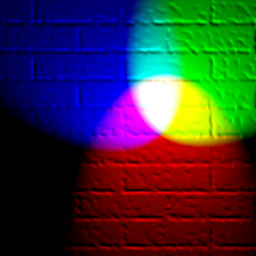
#> input picture Zad4/rgb3.bmp, 256 x 256 px
$ jupyter execute zad4.ipynb
#> lines starting #> are read from the running program, lines starting #| are printed output that depends on the picture
[cell 1]
import numpy as np
import cv2
import matplotlib.pyplot as plt
import matplotlib.patches as patches
from time import time
from scipy.optimize import curve_fit

[cell 2]
class Node:
    def __init__(self):
        self.rank = 0
        self.size = (0, 0)
        self.singular_values = []
        self.U = None
        self.V = None
        self.children = []
        self.channels = []

    def __repr__(self):
        return f"Node(rank={self.rank}, size={self.size},\
            children={len(self.children)})"

[cell 3]
def truncated_SVD(A, rank):
    U, S, Vt = np.linalg.svd(A, full_matrices=False)
    return U[:, :rank], np.diag(S[:rank]), Vt[:rank, :]

[cell 4]
def compress_matrix(A, tmin, tmax, smin, smax, U, D, V, r):
    node = Node()
    if np.all(A[tmin:tmax, smin:smax] == 0):
        node.rank = 0
        node.size = (tmax - tmin, smax - smin)
        return node

    sigma = np.diag(D)
    node.rank = r
    node.size = (tmax - tmin, smax - smin)
    node.singular_values = sigma[:r].tolist()
    node.U = U[:, :r].tolist()
    node.V = (D[:r, :r] @ V[:r, :]).tolist()
    return node

[cell 5]
def create_tree(A, tmin, tmax, smin, smax, r, epsilon):
    if tmax - tmin == 1 and smax - smin == 1:
        node = Node()
        node.rank = 1
        node.size = (1, 1)
        node.U = [[1]]
        node.V = [[A[tmin, smin]]]
        node.singular_values = [A[tmin, smin]]
        return node

    elif tmax - tmin == 0 or smax - smin == 0:
        node = Node()
        node.rank = 0
        node.size = (0, 0)
    U, D, V = truncated_SVD(A[tmin:tmax, smin:smax], r + 1)

    if (D.shape[0] > r and D[r, r] < epsilon):
        new_r = sum(np.diag(D)[:r] > epsilon)
        return compress_matrix(A, tmin, tmax, smin, smax, U, D, V, new_r)

    node = Node()
    tmid = (tmin + tmax) // 2
    smid = (smin + smax) // 2
    node.size = (tmax - tmin, smax - smin)

    node.children.append(create_tree(A, tmin, tmid, smin, smid, r, epsilon))
    node.children.append(create_tree(A, tmin, tmid, smid, smax, r, epsilon))
    node.children.append(create_tree(A, tmid, tmax, smin, smid, r, epsilon))
    node.children.append(create_tree(A, tmid, tmax, smid, smax, r, epsilon))
    return node

[cell 6]
def reconstruct_matrix(node, tmin, tmax, smin, smax, matrix):
    if not node.children:
        if node.rank == 0:
            matrix[tmin:tmax, smin:smax] = 0
        elif node.rank == 1 and node.size == (1, 1):
            matrix[tmin, smin] = node.V[0][0]
        else:
            U = np.array(node.U)
            V = np.array(node.V)
            reconstructed_block = U @ V

            matrix[tmin:tmax, smin:smax] += reconstructed_block
        return

    tmid = (tmin + tmax) // 2
    smid = (smin + smax) // 2

    reconstruct_matrix(node.children[0], tmin, tmid, smin, smid, matrix)
    reconstruct_matrix(node.children[1], tmin, tmid, smid, smax, matrix)
    reconstruct_matrix(node.children[2], tmid, tmax, smin, smid, matrix)
    reconstruct_matrix(node.children[3], tmid, tmax, smid, smax, matrix)

def reconstruct_from_tree(root, matrix_size):
    reconstructed_matrix = np.zeros(matrix_size[:2])
    reconstruct_matrix(root, 0, matrix_size[0], 0, matrix_size[1], reconstructed_matrix)
    return reconstructed_matrix

[cell 7]
def draw_compressed_matrix(node, tmin, tmax, smin, smax, ax):
    if not node.children:
        rect = patches.Rectangle((smin, tmin), smax - smin, tmax - tmin,
                                 linewidth=0.9, edgecolor='black', facecolor='none')
        ax.add_patch(rect)
        return

    tmid = (tmin + tmax) // 2
    smid = (smin + smax) // 2

    draw_compressed_matrix(node.children[0], tmin, tmid, smin, smid, ax)
    draw_compressed_matrix(node.children[1], tmin, tmid, smid, smax, ax)
    draw_compressed_matrix(node.children[2], tmid, tmax, smin, smid, ax)
    draw_compressed_matrix(node.children[3], tmid, tmax, smid, smax, ax)

def visualize_compressed_matrix(matrix, root):
    fig, ax = plt.subplots(figsize=(8, 8))
    ax.imshow(matrix, cmap='gray', alpha=0.7)
    draw_compressed_matrix(root, 0, matrix.shape[0], 0, matrix.shape[1], ax)
    plt.title("Compressed Matrix Visualization")
    plt.axis('off')
    plt.show()

[cell 8]
matrix = cv2.imread('rgb3.bmp', cv2.IMREAD_GRAYSCALE)
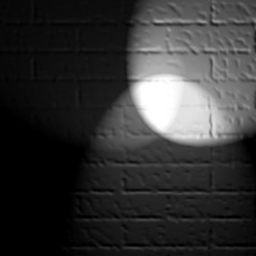
#> matrix: shape (256, 256); min 0, max 255, mean 51.8

tmin, tmax = 0, matrix.shape[0]
smin, smax = 0, matrix.shape[1]
r = 2
epsilon = 50

root = create_tree(matrix, tmin, tmax, smin, smax, r, epsilon)
#> in truncated_SVD, `U, S, Vt = np.linalg.svd(A, full_matrices=False)`: S = 256 values, max 20360 at index 0, min 0.00265 at index 255, mean 147.4
#> in create_tree, `U, D, V = truncated_SVD(A[tmin:tmax, smin:smax], r + 1)`: U = 256 rows, first 8: [-0.0377, 0.000905, -0.126], [-0.0386, 0.000906, -0.131], [-0.0402, -0.0013, -0.134], [-0.0415, -0.0064, -0.131], [-0.041, -0.011, -0.117], [-0.0407, -0.00869, -0.115], [-0.0406, -0.00635, -0.114], [-0.0407, -0.00508, -0.115]; D = [[20360, 0, 0], [0, 2747.1, 0], [0, 0, 1732.1]]
#> in create_tree (call 2), `U, D, V = truncated_SVD(A[tmin:tmax, smin:smax], r + 1)`: U = 128 rows, first 8: [-0.0398, -0.0722, -0.028], [-0.041, -0.0726, -0.0202], [-0.0417, -0.0733, -0.0237], [-0.0424, -0.0745, -0.0312], [-0.0415, -0.0708, -0.0292], [-0.0413, -0.0722, -0.0303], [-0.0414, -0.0749, -0.028], [-0.042, -0.0747, -0.025]; D = [[2715.1, 0, 0], [0, 759.9, 0], [0, 0, 296.2]]
#> call 3 of truncated_SVD, with rank = 3
#> in truncated_SVD (call 3), `U, S, Vt = np.linalg.svd(A, full_matrices=False)`: S = 64 values, max 704.5 at index 0, min 0.00104 at index 63, mean 17.02
#> in truncated_SVD (call 3), `U, S, Vt = np.linalg.svd(A, full_matrices=False)`:
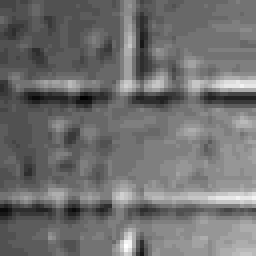
#> A: shape (64, 64) (shown 4 times larger); min 1, max 23, mean 10.7; drawn with min black and max white
#> in create_tree (call 3), `U, D, V = truncated_SVD(A[tmin:tmax, smin:smax], r + 1)`: U = 64 rows, first 8: [-0.105, 0.0487, -0.00515], [-0.107, 0.0392, -0.0119], [-0.107, 0.0362, 0.0215], [-0.108, 0.0619, 0.0442], [-0.105, 0.114, 0.0602], [-0.106, 0.107, 0.0339], [-0.109, 0.0999, -0.0452], [-0.111, 0.102, -0.0479]; D = [[704.5, 0, 0], [0, 44.24, 0], [0, 0, 36.83]]
#> in compress_matrix, `sigma = np.diag(D)`: sigma = [704.5, 44.24, 36.83]
#> in compress_matrix, `node.rank = r`: node.rank = 1
#> in compress_matrix, `node.singular_values = sigma[:r].tolist()`: node.singular_values = [704.5]
#> in compress_matrix, `node.U = U[:, :r].tolist()`: node.U = 64 items, first 6: [-0.105], [-0.107], [-0.107], [-0.108], [-0.105], [-0.106]
#> in compress_matrix, `node.V = (D[:r, :r] @ V[:r, :]).tolist()`: node.V = 1 item
#> in create_tree (call 4), `U, D, V = truncated_SVD(A[tmin:tmax, smin:smax], r + 1)`: U = 64 rows, first 8: [-0.0916, -0.109, 0.0193], [-0.0942, -0.0948, 0.0273], [-0.0967, -0.109, 0.0377], [-0.0987, -0.122, 0.0127], [-0.096, -0.107, -0.0192], [-0.0953, -0.106, -0.00714], [-0.0952, -0.109, 0.0162], [-0.0961, -0.102, -0.00672]; D = [[1051, 0, 0], [0, 99.86, 0], [0, 0, 49.06]]
#> in truncated_SVD (call 5), `U, S, Vt = np.linalg.svd(A, full_matrices=False)`:
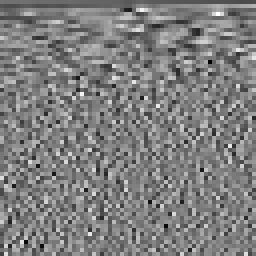
#> Vt: shape (64, 64) float64 (shown 4 times larger); min -0.47, max 0.468, mean -0.00237; drawn with min black and max white
#> in truncated_SVD (call 5), `U, S, Vt = np.linalg.svd(A, full_matrices=False)`: S = 64 values, max 712.1 at index 0, min 0.0012 at index 63, mean 18.09
#> in truncated_SVD (call 5), `U, S, Vt = np.linalg.svd(A, full_matrices=False)`:
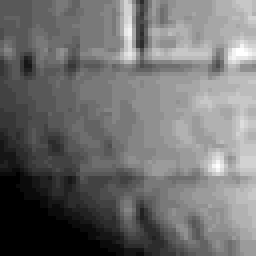
#> A: shape (64, 64) (shown 4 times larger); min 0, max 23, mean 10.1; drawn with min black and max white
#> in create_tree (call 5), `U, D, V = truncated_SVD(A[tmin:tmax, smin:smax], r + 1)`: U = 64 rows, first 8: [-0.139, -0.119, -0.129], [-0.14, -0.124, -0.121], [-0.139, -0.124, -0.119], [-0.138, -0.124, -0.116], [-0.139, -0.129, -0.135], [-0.138, -0.128, -0.13], [-0.141, -0.136, -0.143], [-0.144, -0.136, -0.131]; D = [[712.1, 0, 0], [0, 115.9, 0], [0, 0, 52]]
#> in create_tree (call 6), `U, D, V = truncated_SVD(A[tmin:tmax, smin:smax], r + 1)`: U = 32 rows, first 8: [-0.19, -0.105, 0.145], [-0.191, -0.096, 0.127], [-0.19, -0.108, 0.121], [-0.187, -0.0976, 0.135], [-0.191, -0.112, 0.16], [-0.19, -0.0796, 0.171], [-0.192, -0.0846, 0.201], [-0.192, -0.126, 0.239]; D = [[312.6, 0, 0], [0, 21.82, 0], [0, 0, 16.97]]
#> in create_tree (call 7), `U, D, V = truncated_SVD(A[tmin:tmax, smin:smax], r + 1)`: U = 32 rows, first 8: [-0.17, -0.144, -0.146], [-0.171, -0.143, -0.132], [-0.171, -0.141, -0.157], [-0.169, -0.153, -0.178], [-0.17, -0.158, -0.132], [-0.168, -0.16, -0.154], [-0.172, -0.209, -0.161], [-0.179, -0.226, -0.144]; D = [[473.9, 0, 0], [0, 36.57, 0], [0, 0, 23.53]]
#> in create_tree (call 8), `U, D, V = truncated_SVD(A[tmin:tmax, smin:smax], r + 1)`: U = 32 rows, first 8: [-0.283, 0.222, 0.136], [-0.277, 0.2, 0.161], [-0.267, 0.177, 0.193], [-0.263, 0.177, 0.203], [-0.254, 0.166, 0.201], [-0.244, 0.12, 0.172], [-0.242, 0.0556, 0.111], [-0.248, 0.0449, -0.00112]; D = [[161.8, 0, 0], [0, 33.09, 0], [0, 0, 16.03]]
#> in create_tree (call 9), `U, D, V = truncated_SVD(A[tmin:tmax, smin:smax], r + 1)`: U = 32 rows, first 8: [-0.205, 0.163, 0.177], [-0.203, 0.184, 0.224], [-0.201, 0.186, 0.227], [-0.2, 0.184, 0.182], [-0.2, 0.165, 0.255], [-0.201, 0.126, 0.0772], [-0.203, 0.131, -0.076], [-0.206, 0.14, -0.156]; D = [[413.4, 0, 0], [0, 36.76, 0], [0, 0, 20.74]]
#> in truncated_SVD (call 10), `U, S, Vt = np.linalg.svd(A, full_matrices=False)`:
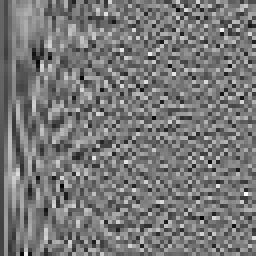
#> U: shape (64, 64) float64 (shown 4 times larger); min -0.404, max 0.45, mean -0.00234; drawn with min black and max white
#> in truncated_SVD (call 10), `U, S, Vt = np.linalg.svd(A, full_matrices=False)`:
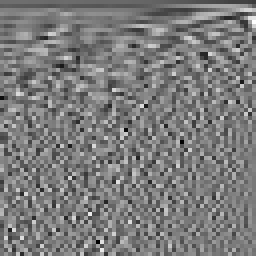
#> Vt: shape (64, 64) float64 (shown 4 times larger); min -0.483, max 0.507, mean -0.00309; drawn with min black and max white
#> in truncated_SVD (call 10), `U, S, Vt = np.linalg.svd(A, full_matrices=False)`: S = 64 values, max 2386 at index 0, min 0.0235 at index 63, mean 56.84
#> in truncated_SVD (call 10), `U, S, Vt = np.linalg.svd(A, full_matrices=False)`:
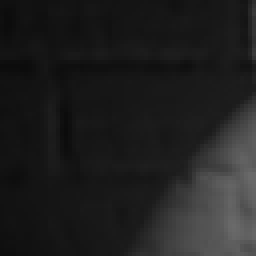
#> A: shape (64, 64) (shown 4 times larger); min 11, max 106, mean 31.4
#> in create_tree (call 10), `U, D, V = truncated_SVD(A[tmin:tmax, smin:smax], r + 1)`: U = 64 rows, first 8: [-0.0644, -0.153, -0.0392], [-0.0664, -0.158, -0.0248], [-0.0678, -0.159, -0.026], [-0.0685, -0.158, -0.0326], [-0.0673, -0.146, -0.0574], [-0.0682, -0.146, -0.0582], [-0.0684, -0.142, -0.0585], [-0.0688, -0.141, -0.0448]; D = [[2386, 0, 0], [0, 384, 0], [0, 0, 276.6]]
#> in truncated_SVD (call 11), `U, S, Vt = np.linalg.svd(A, full_matrices=False)`:
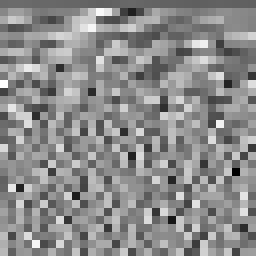
#> Vt: shape (32, 32) float64 (shown 8 times larger); min -0.615, max 0.499, mean -0.00517; drawn with min black and max white
#> in truncated_SVD (call 11), `U, S, Vt = np.linalg.svd(A, full_matrices=False)`: S = 32 values, max 622.6 at index 0, min 0.0739 at index 31, mean 24.06
#> in truncated_SVD (call 11), `U, S, Vt = np.linalg.svd(A, full_matrices=False)`:
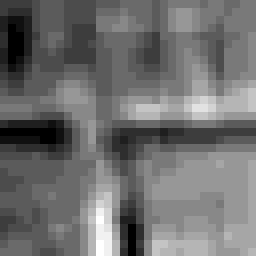
#> A: shape (32, 32) (shown 8 times larger); min 12, max 29, mean 19.3; drawn with min black and max white
#> in create_tree (call 11), `U, D, V = truncated_SVD(A[tmin:tmax, smin:smax], r + 1)`: U = 32 rows, first 8: [-0.167, -0.141, -0.0332], [-0.17, -0.138, -0.132], [-0.169, -0.142, -0.239], [-0.168, -0.158, -0.308], [-0.161, -0.148, -0.281], [-0.162, -0.147, -0.267], [-0.16, -0.136, -0.261], [-0.16, -0.136, -0.227]; D = [[622.6, 0, 0], [0, 36.92, 0], [0, 0, 22.15]]
#> in truncated_SVD (call 12), `U, S, Vt = np.linalg.svd(A, full_matrices=False)`:
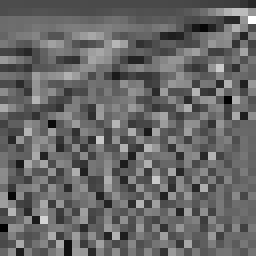
#> Vt: shape (32, 32) float64 (shown 8 times larger); min -0.534, max 0.766, mean -0.00674; drawn with min black and max white
#> in truncated_SVD (call 12), `U, S, Vt = np.linalg.svd(A, full_matrices=False)`: S = 32 values, max 870.3 at index 0, min 0.0113 at index 31, mean 36.69
#> (the rest of the program and of its run is left out)
